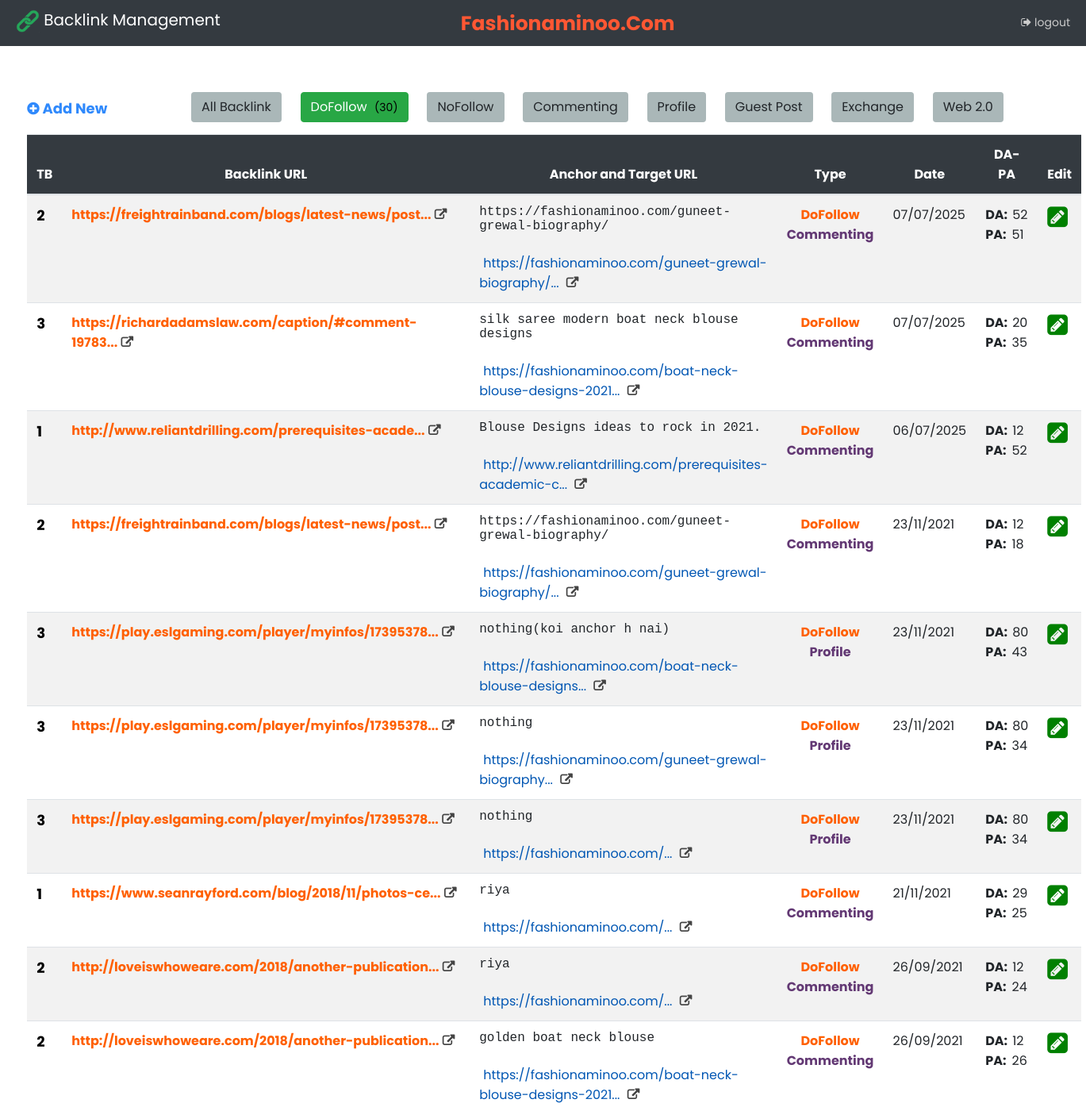
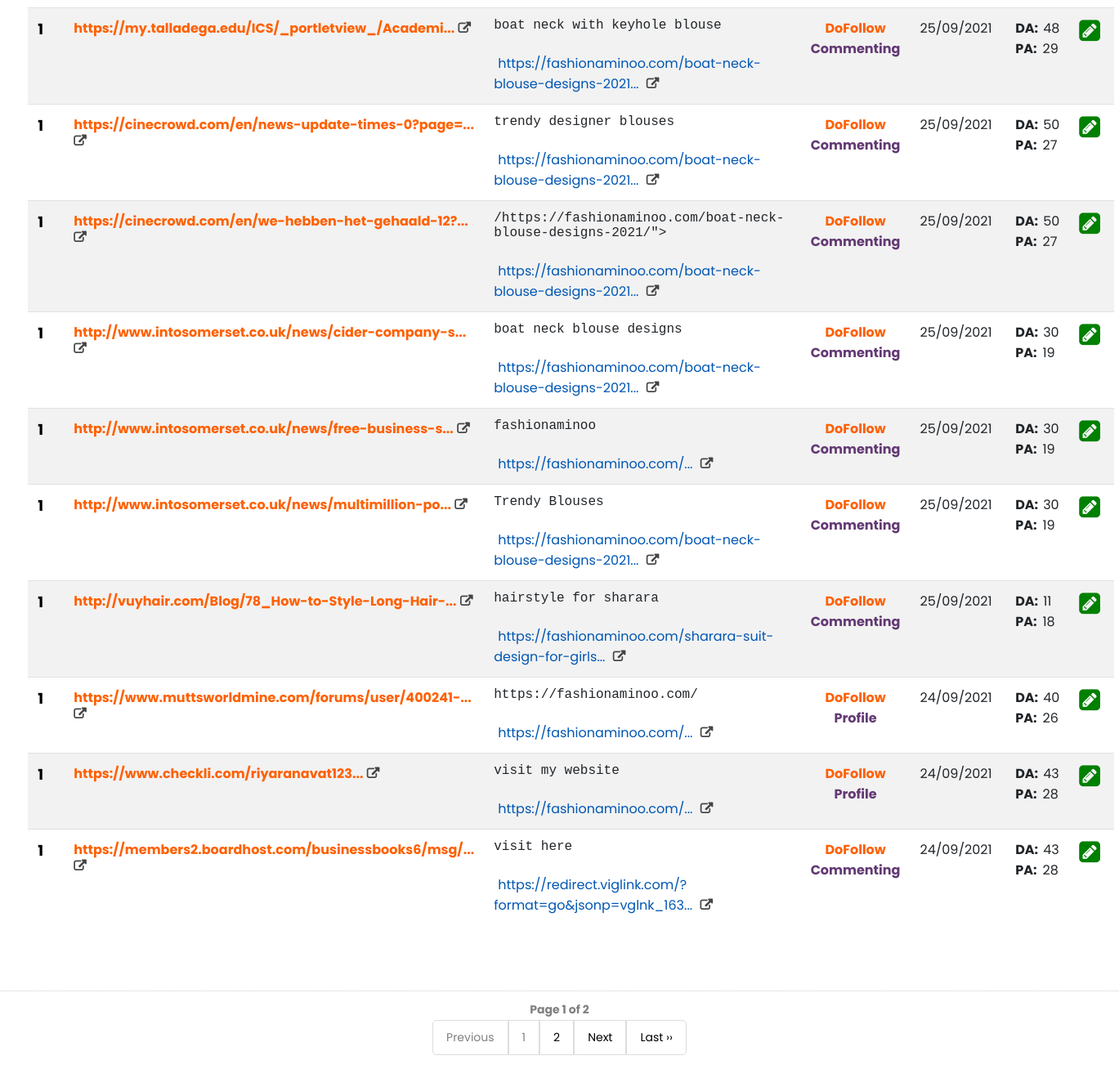
The app's page /fashionaminoo/dofollow-backlink.php (signed in) with its own data (2 pictures, top to bottom).
### tables this page shows
CREATE TABLE `webinformer_backlink` (
  `id` bigint(20) NOT NULL,
  `my_link` varchar(200) NOT NULL,
  `backlink` varchar(200) NOT NULL,
  `anchor` text NOT NULL,
  `anchor_type` varchar(20) NOT NULL,
  `link_type` varchar(50) NOT NULL,
  `backlink_category` varchar(50) NOT NULL,
  `create_date` varchar(20) NOT NULL,
  `DA` int(20) NOT NULL,
  `PA` int(20) NOT NULL,
  `backlink_status` varchar(20) NOT NULL DEFAULT 'Pending',
  `referring_domains` varchar(200) NOT NULL,
  `active_status` varchar(20) NOT NULL DEFAULT ''
);

### fashionaminoo/dofollow-backlink.php (the view, shortened to what this page needs)
<?php
include_once('db-connect.php');
    $conn = new mysqli($servername, $username, $password, $dbname);
        $conn->set_charset('utf8mb4');
        $total_DoFollow_backlink=0;
        $query1 = "SELECT  * FROM  webinformer_backlink WHERE link_type='DoFollow' AND active_status='' order by 1 DESC ";
        $query2 = mysqli_query($conn, $query1);
        while ($backlink_data = mysqli_fetch_array($query2))
        {
            $total_DoFollow_backlink++;
        }
?>
<!DOCTYPE html>
<html>
<head>
	<link rel="stylesheet" href="bootstrap/css/bootstrap.min.css">
	<link rel="stylesheet" href="bootstrap/css/bootstrap.css">
    <link href="http://maxcdn.bootstrapcdn.com/font-awesome/4.2.0/css/font-awesome.min.css" rel="stylesheet">
    <link href="bootstrap/assets/css/pe-icon-7-stroke.css" rel="stylesheet" />
    <link href="https://stackpath.bootstrapcdn.com/font-awesome/4.7.0/css/font-awesome.min.css" rel="stylesheet">
    <link href="https://maxcdn.bootstrapcdn.com/font-awesome/4.3.0/css/font-awesome.min.css" rel="stylesheet">
	<link rel="stylesheet" href="https://stackpath.bootstrapcdn.com/font-awesome/4.7.0/css/font-awesome.min.css">
	<link rel="stylesheet" href="sidebar-files/style.css">
</head>
<body>
	<nav class="navbar navbar-dark bg-dark sticky-top" style="padding: 2px; padding-left: 20px; padding-right: 20px;">
		<h1 class="navbar-brand"><img src="images/backlink-icon.png" width="30px"> Backlink Management</h1>
		<a href="index.php" class="navbar-brand" style="font-size: 25px; color: #FF5733; font-weight: bold; padding: 0; margin: 0;">Fashionaminoo.Com</a>
		<div class="nav navbar-nav navbar-right">
      		<a href="../log-out.php" id="logout_btn"><i class="fa fa-sign-out" aria-hidden="true"></i>  logout</a>
    	</div>
	</nav>
	<br>
	<br>
	<center>
<div style="width: 95%; margin-bottom: 80px; margin-top: 8px;">
	<div style="background: ; width: 100%; margin-bottom: 10px; overflow: hidden;">
		<div class="row">
			<div class="col-xl-2 col-lg-2" style="text-align: left; padding-top: 5px; padding-bottom: 5px; ">
				<a style="font-size: 18px; font-weight: bold;" href="add-new-backlink.php">
					<i class="fa fa-plus-circle" aria-hidden="true"></i> Add New
				</a>
			</div>
			<div class="col-xl-10 col-lg-10" style="text-align: left; margin: 0; padding: 0;">
				<a href="total-backlink.php">
          <button style="margin-right: 20px; background: #AAB7B8;" class="btn">All Backlink</button>
        </a>
				<a href="dofollow-backlink.php">
          <button style="margin-right: 20px;" class="btn btn-success">DoFollow
            <span style="color:black; margin-left:5px; font-size:14px;">(<?php echo $total_DoFollow_backlink; ?>)</span>
          </button>
        </a>
        <a href="nofollow-backlink.php">
          <button style="margin-right: 20px; background: #AAB7B8;" class="btn">NoFollow</button>
        </a>
        <a href="commenting-backlink.php">
          <button style="margin-right: 20px; background: #AAB7B8;" class="btn">Commenting</button>
        </a>
        <a href="profile-backlink.php">
          <button style="margin-right: 20px; background: #AAB7B8;" class="btn">Profile</button>
        </a>
        <a href="guest-post-backlink.php">
          <button style="margin-right: 20px; background: #AAB7B8;" class="btn">Guest Post</button>
        </a>
        <a href="exchange-backlink.php">
          <button style="margin-right: 20px; background: #AAB7B8;" class="btn">Exchange</button>
        </a>
        <a href="web-2.0-backlink.php">
          <button style="margin-right: 20px; background: #AAB7B8;" class="btn">Web 2.0</button>
        </a>
			</div>
		</div>
	</div>
<table class="table table-striped table-hover">
  <thead class="bg-dark" style="color: white; text-align: center; font-size: 16px;">
    <tr>
      <th>TB</th>
      <th>Backlink URL</th>
      <th>Anchor and Target URL</th>
      <th>Type</th>
      <th>Date</th>
      <th>DA-PA</th>
      <th>Edit</th>
    </tr>
  </thead>
  	<?php
if (isset($_GET['page_no']) && $_GET['page_no']!="") {
  $page_no = $_GET['page_no'];
  }
  else
  {
    $page_no = 1;
  }
  $total_records_per_page = 20;
  $offset = ($page_no-1) * $total_records_per_page;
  $previous_page = $page_no - 1;
  $next_page = $page_no + 1;
  $result_count = mysqli_query($conn,"SELECT COUNT(*) As total_records FROM `webinformer_backlink` WHERE link_type='DoFollow' AND active_status='' ");
  $total_records = mysqli_fetch_array($result_count);
  $total_records = $total_records['total_records'];
  $total_no_of_pages = ceil($total_records / $total_records_per_page);
        $query1 = "SELECT  * FROM  webinformer_backlink WHERE link_type='DoFollow' AND active_status='' order by 1 DESC LIMIT $offset, $total_records_per_page ";
        $query2 = mysqli_query($conn, $query1);
        while ($backlink_list = mysqli_fetch_array($query2))
        {
            $backlnk_id    		= $backlink_list['id'];
            $my_link    		= $backlink_list['my_link'];
            $backlink    		= $backlink_list['backlink'];
            $anchor    			= $backlink_list['anchor'];
            $link_type    		= $backlink_list['link_type'];
            $backlink_category 	= $backlink_list['backlink_category'];
            $DA    				= $backlink_list['DA'];
            $PA    				= $backlink_list['PA'];
            $create_date 		= $backlink_list['create_date'];
    ?>
    <tr>
      <th>
        <?php
        $url_backlink=0;
        $query1 = "SELECT * FROM webinformer_backlink WHERE backlink='$backlink' ";
        $main_query = mysqli_query($conn, $query1);
        while ($result = mysqli_fetch_array($main_query))
        {
           $url_backlink++;
        }
          ?>
          <a href="backlink-url-data.php?backlink_url_data=<?php echo $backlink; ?>" style="color: black; font-weight: bold; font-size: 18px;">
            <?php echo $url_backlink; ?>
          </a>
       </th>
      <td>
        <span id="backlink_style"><?php echo substr($backlink, 0,50)."..."; ?></span>
        <span id="link_redirect_icon">
          <a target="_blank" href="<?php echo $backlink ?>">
            <i class="fa fa-external-link" aria-hidden="true"></i>
          </a>
        </span>
      </td>
      <td>
        <samp><?php echo $anchor ?></samp>
        <br>
        <br>
        <a href="my-url-data.php?my_url_data=<?php echo $my_link; ?>">
        <span id="my_style" style="padding: 5px;"><?php echo substr($my_link, 0,55)."..."; ?></span>
        </a>
        <span id="link_redirect_icon">
          <a target="_blank" href="<?php echo $my_link ?>">
            <i class="fa fa-external-link" aria-hidden="true"></i>
          </a>
        </span>
      </td>
      <td style="text-align: center;">
        <span id="backlink_style"><?php echo $link_type ?></span>
        <br>
        <span style="color: #633974; font-weight: bold;"><?php echo $backlink_category ?></span>
      </td>
      <td><?php echo $create_date ?></td>
      <td>
        <span style="font-weight: bold; margin-right: 6px;">DA:</span><span><?php echo $DA ?></span>
        <br>
        <span style="font-weight: bold; margin-right: 7px;">PA:</span><span><?php echo $PA ?></span>
      </td>
      <td>
        <a href="backlink-edit.php?edit_id=<?php echo $backlnk_id; ?>">
          <i style="font-size: 30px; color: green;" class="fa fa-pencil-square" aria-hidden="true"></i>
        </a>
      </td>
    </tr>
    <?php }?>
</table>
	</div>
<div style='padding: 10px 20px 0px; border-top: dotted 1px #CCC; margin-top: 0;'>
<strong>Page <?php echo $page_no." of ".$total_no_of_pages; ?></strong>
</div>
<ul class="pagination_11">
  <li <?php if($page_no <= 1){ echo "class='disabled'"; } ?>>
    <a <?php if($page_no > 1){ echo "href='?page_no=$previous_page'"; } ?>>Previous</a>
  </li>
    <?php
  if ($total_no_of_pages <= 10){
    for ($counter = 1; $counter <= $total_no_of_pages; $counter++){
      if ($counter == $page_no) {
       echo "<li class='active'><a>$counter</a></li>";
        }else{
           echo "<li><a href='?page_no=$counter'>$counter</a></li>";
        }
        }
  }
?>
  <li <?php if($page_no >= $total_no_of_pages){ echo "class='disabled'"; } ?>>
  <a <?php if($page_no < $total_no_of_pages) { echo "href='?page_no=$next_page'"; } ?>>Next</a>
  </li>
    <?php if($page_no < $total_no_of_pages){
    echo "<li><a href='?page_no=$total_no_of_pages'>Last &rsaquo;&rsaquo;</a></li>";
    } ?>
</ul>
</center>
<br>
<br>
<br>
<br>
<br>
<br>
<br>
</body>
</html

### fashionaminoo/dofollow-backlink.php (style rules this page uses)
body { background: white; }
#logout_btn { text-decoration: none; color: #CBCBCB; margin-left: 150px; }
#backlink_style { color: #ff6000; font-weight: bold; }
#my_style { color: #0056b3; }
#link_redirect_icon a i { color: #444444; font-weight: bold; font-size: 15px; }
ul.pagination_11 { display: inline-block; padding: 0; margin: 0; }
ul.pagination_11 li { display: inline; }
ul.pagination_11 li a { color: black; float: left; padding: 8px 16px; text-decoration: none; transition: background-color .3s; border: 1px solid #ddd; }
.pagination_11 li:first-child a { border-top-left-radius: 5px; border-bottom-left-radius: 5px; }
.pagination_11 li:last-child a { border-top-right-radius: 5px; border-bottom-right-radius: 5px; }

### records on screen
webinformer_backlink: url_backlink "2", backlink "https://freightrainband.com/blogs/latest-news/post", anchor "https://fashionaminoo.com/guneet-grewal-biography/", my_link "https://fashionaminoo.com/guneet-grewal-biography/", link_type "DoFollow", backlink_category "Commenting", create_date "07/07/2025", DA "52", PA "51"
webinformer_backlink: url_backlink "3", backlink "https://richardadamslaw.com/caption/#comment-19783", anchor "silk saree modern boat neck blouse designs", my_link "https://fashionaminoo.com/boat-neck-blouse-designs-2021", link_type "DoFollow", backlink_category "Commenting", create_date "07/07/2025", DA "20", PA "35"
webinformer_backlink: url_backlink "1", backlink "http://www.reliantdrilling.com/prerequisites-acade", anchor "Blouse Designs ideas to rock in 2021.", my_link "http://www.reliantdrilling.com/prerequisites-academic-c", link_type "DoFollow", backlink_category "Commenting", create_date "06/07/2025", DA "12", PA "52"
webinformer_backlink: url_backlink "2", backlink "https://freightrainband.com/blogs/latest-news/post", anchor "https://fashionaminoo.com/guneet-grewal-biography/", my_link "https://fashionaminoo.com/guneet-grewal-biography/", link_type "DoFollow", backlink_category "Commenting", create_date "23/11/2021", DA "12", PA "18"
webinformer_backlink: url_backlink "3", backlink "https://play.eslgaming.com/player/myinfos/17395378", anchor "nothing(koi anchor h nai)", my_link "https://fashionaminoo.com/boat-neck-blouse-designs", link_type "DoFollow", backlink_category "Profile", create_date "23/11/2021", DA "80", PA "43"
webinformer_backlink: url_backlink "3", backlink "https://play.eslgaming.com/player/myinfos/17395378", anchor "nothing", my_link "https://fashionaminoo.com/guneet-grewal-biography", link_type "DoFollow", backlink_category "Profile", create_date "23/11/2021", DA "80", PA "34"
webinformer_backlink: url_backlink "3", backlink "https://play.eslgaming.com/player/myinfos/17395378", anchor "nothing", my_link "https://fashionaminoo.com/", link_type "DoFollow", backlink_category "Profile", create_date "23/11/2021", DA "80", PA "34"
webinformer_backlink: url_backlink "1", backlink "https://www.seanrayford.com/blog/2018/11/photos-ce", anchor "riya", my_link "https://fashionaminoo.com/", link_type "DoFollow", backlink_category "Commenting", create_date "21/11/2021", DA "29", PA "25"
webinformer_backlink: url_backlink "2", backlink "http://loveiswhoweare.com/2018/another-publication", anchor "riya", my_link "https://fashionaminoo.com/", link_type "DoFollow", backlink_category "Commenting", create_date "26/09/2021", DA "12", PA "24"
webinformer_backlink: url_backlink "2", backlink "http://loveiswhoweare.com/2018/another-publication", anchor "golden boat neck blouse", my_link "https://fashionaminoo.com/boat-neck-blouse-designs-2021", link_type "DoFollow", backlink_category "Commenting", create_date "26/09/2021", DA "12", PA "26"
webinformer_backlink: url_backlink "1", backlink "https://my.talladega.edu/ICS/_portletview_/Academi", anchor "boat neck with keyhole blouse", my_link "https://fashionaminoo.com/boat-neck-blouse-designs-2021", link_type "DoFollow", backlink_category "Commenting", create_date "25/09/2021", DA "48", PA "29"
webinformer_backlink: url_backlink "1", backlink "https://cinecrowd.com/en/news-update-times-0?page=", anchor "trendy designer blouses", my_link "https://fashionaminoo.com/boat-neck-blouse-designs-2021", link_type "DoFollow", backlink_category "Commenting", create_date "25/09/2021", DA "50", PA "27"
webinformer_backlink: url_backlink "1", backlink "https://cinecrowd.com/en/we-hebben-het-gehaald-12?", anchor "/https://fashionaminoo.com/boat-neck-blouse-designs-2021/\">", my_link "https://fashionaminoo.com/boat-neck-blouse-designs-2021", link_type "DoFollow", backlink_category "Commenting", create_date "25/09/2021", DA "50", PA "27"
webinformer_backlink: url_backlink "1", backlink "http://www.intosomerset.co.uk/news/cider-company-s", anchor "boat neck blouse designs", my_link "https://fashionaminoo.com/boat-neck-blouse-designs-2021", link_type "DoFollow", backlink_category "Commenting", create_date "25/09/2021", DA "30", PA "19"
webinformer_backlink: url_backlink "1", backlink "http://www.intosomerset.co.uk/news/free-business-s", anchor "fashionaminoo", my_link "https://fashionaminoo.com/", link_type "DoFollow", backlink_category "Commenting", create_date "25/09/2021", DA "30", PA "19"
webinformer_backlink: url_backlink "1", backlink "http://www.intosomerset.co.uk/news/multimillion-po", anchor "Trendy Blouses", my_link "https://fashionaminoo.com/boat-neck-blouse-designs-2021", link_type "DoFollow", backlink_category "Commenting", create_date "25/09/2021", DA "30", PA "19"
webinformer_backlink: url_backlink "1", backlink "http://vuyhair.com/Blog/78_How-to-Style-Long-Hair-", anchor "hairstyle for sharara", my_link "https://fashionaminoo.com/sharara-suit-design-for-girls", link_type "DoFollow", backlink_category "Commenting", create_date "25/09/2021", DA "11", PA "18"
webinformer_backlink: url_backlink "1", backlink "https://www.muttsworldmine.com/forums/user/400241-", anchor "https://fashionaminoo.com/", my_link "https://fashionaminoo.com/", link_type "DoFollow", backlink_category "Profile", create_date "24/09/2021", DA "40", PA "26"
webinformer_backlink: url_backlink "1", backlink "https://www.checkli.com/riyaranavat123", anchor "visit my website", my_link "https://fashionaminoo.com/", link_type "DoFollow", backlink_category "Profile", create_date "24/09/2021", DA "43", PA "28"
webinformer_backlink: url_backlink "1", backlink "https://members2.boardhost.com/businessbooks6/msg/", anchor "visit here", my_link "https://redirect.viglink.com/?format=go&jsonp=vglnk_163", link_type "DoFollow", backlink_category "Commenting", create_date "24/09/2021", DA "43", PA "28"

### other values on screen
$total_DoFollow_backlink "30"
$page_no "1"
$total_no_of_pages "2"
